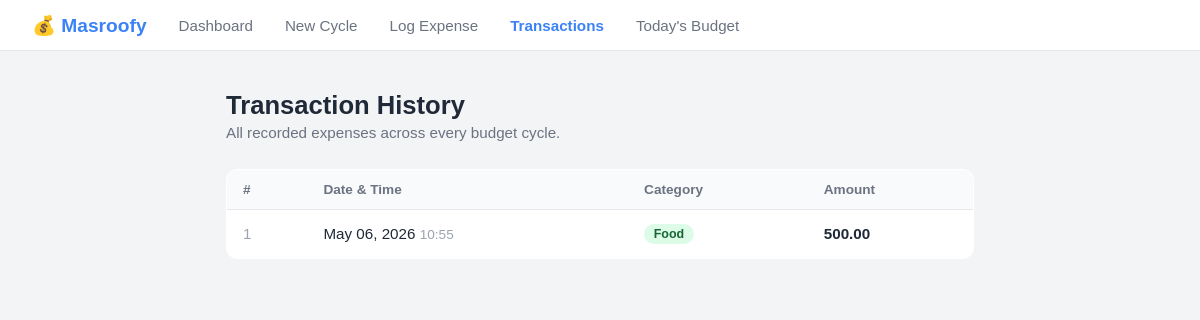
Page /transactions/ on the earlier database version.
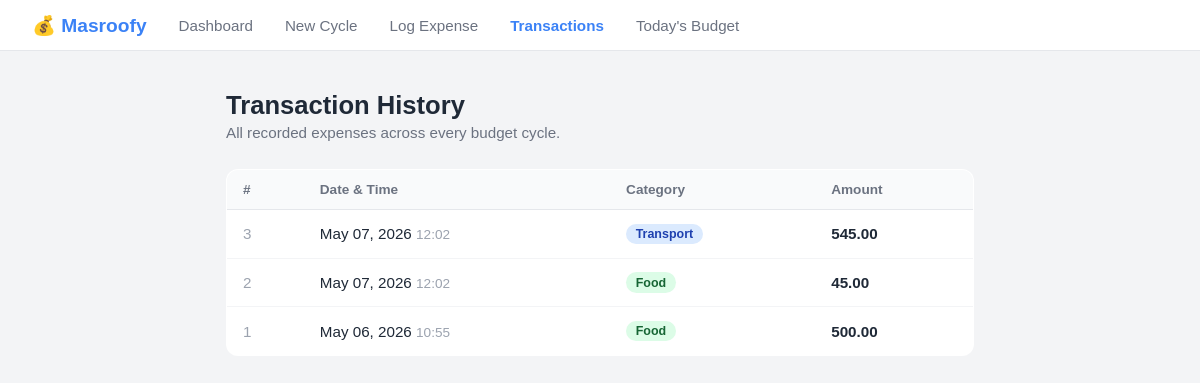
Same page on the later database version.
### budget/models.py (models this page shows, shortened)
class Expense(models.Model):
    class Category(models.TextChoices):
        FOOD = "Food", "Food"
        TRANSPORT = "Transport", "Transport"
        UTILITIES = "Utilities", "Utilities"
        ENTERTAINMENT = "Entertainment", "Entertainment"
        OTHER = "Other", "Other"
    budget_cycle = models.ForeignKey(
        BudgetCycle,
        on_delete=models.CASCADE,
        related_name="expenses",
    )
    amount = models.DecimalField(max_digits=10, decimal_places=2)
    category = models.CharField(max_length=20, choices=Category.choices)
    timestamp = models.DateTimeField(default=timezone.now)
    class Meta:
        ordering = ["-timestamp", "-id"]

### budget/views.py (the view)
# urls.py: path('transactions/', views.transactionsHistory, name='transactions'),
def transactionsHistory(request):
    transactions = []
    message = ''
    if Expense.objects.count() != 0:
        transactions = Expense.objects.all().order_by('-timestamp')
    else:
        message = 'No transactions found!'
    context = {
        'transactions': transactions,
        'message': message,
    }
    return render(request, 'transactions.html', context)

### templates/transactions.html (shortened to what this page needs)
<!DOCTYPE html>
<html lang="en">
<head>
</head>
<body>
    <nav>
        <a href="{% url 'dashboard' %}" class="brand">💰 Masroofy</a>
        <a href="{% url 'dashboard' %}">Dashboard</a>
        <a href="{% url 'create_cycle' %}">New Cycle</a>
        <a href="{% url 'log_expense' %}">Log Expense</a>
        <a href="{% url 'transactions' %}" class="active">Transactions</a>
        <a href="{% url 'todays_budget' %}">Today's Budget</a>
    </nav>
    <main>
        <h1>Transaction History</h1>
        <p class="subtitle">All recorded expenses across every budget cycle.</p>
        {% if message %}
            <div class="empty">
                <p style="margin-bottom:0.75rem;">{{ message }}</p>
                <a href="{% url 'log_expense' %}">Log your first expense →</a>
            </div>
        {% else %}
            <table>
                <thead>
                    <tr>
                        <th>#</th>
                        <th>Date & Time</th>
                        <th>Category</th>
                        <th>Amount</th>
                    </tr>
                </thead>
                <tbody>
                    {% for x in transactions %}
                    <tr>
                        <td style="color:#9ca3af;">{{ x.id }}</td>
                        <td>{{ x.timestamp|date:"M d, Y" }} <span style="color:#9ca3af; font-size:0.85rem;">{{ x.timestamp|time:"H:i" }}</span></td>
                        <td><span class="badge badge-{{ x.category }}">{{ x.category }}</span></td>
                        <td class="amount">{{ x.amount }}</td>
                    </tr>
                    {% endfor %}
                </tbody>
            </table>
        {% endif %}
    </main>
</body>
</html>

Differences in the rows shown:
added Expense: id "3", timestamp "May 07, 2026", timestamp "12:02", category "Transport", amount "545.00"
added Expense: id "2", timestamp "May 07, 2026", timestamp "12:02", category "Food", amount "45.00"
